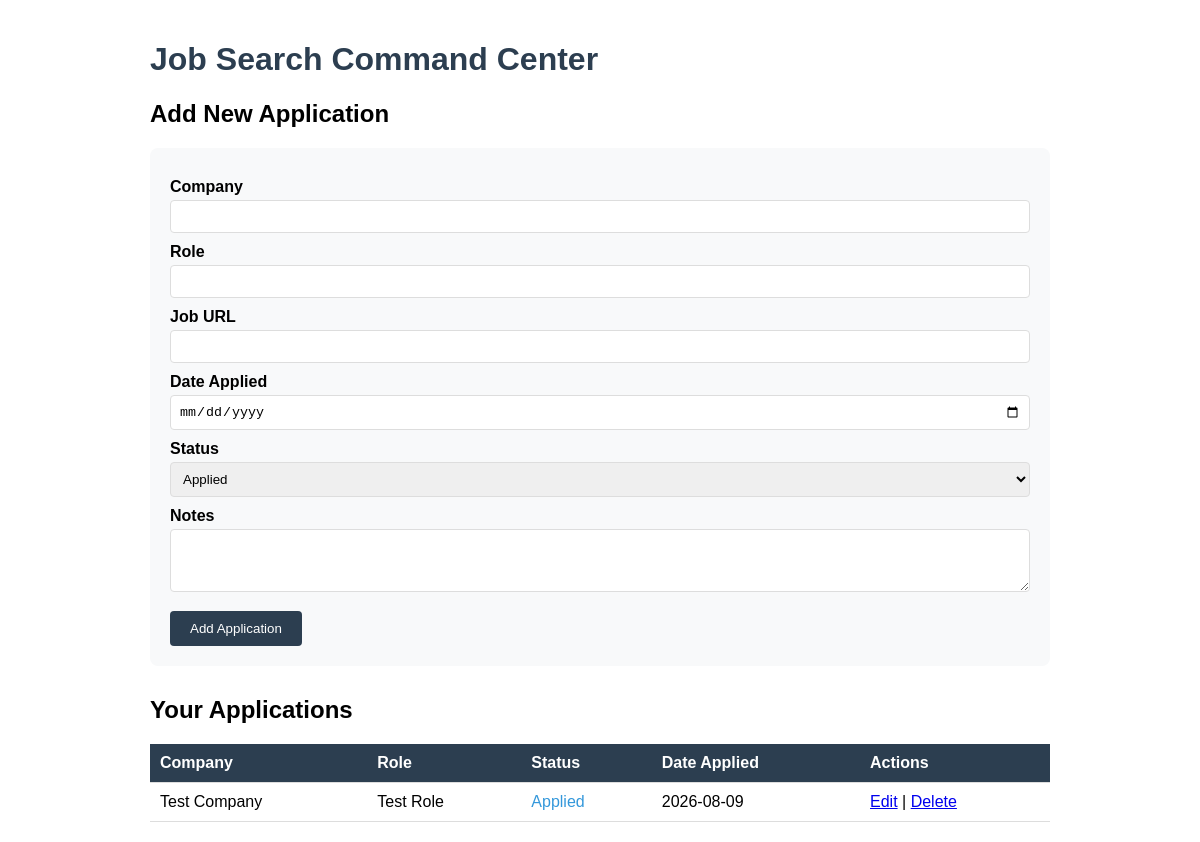
Before: / with the older database file.
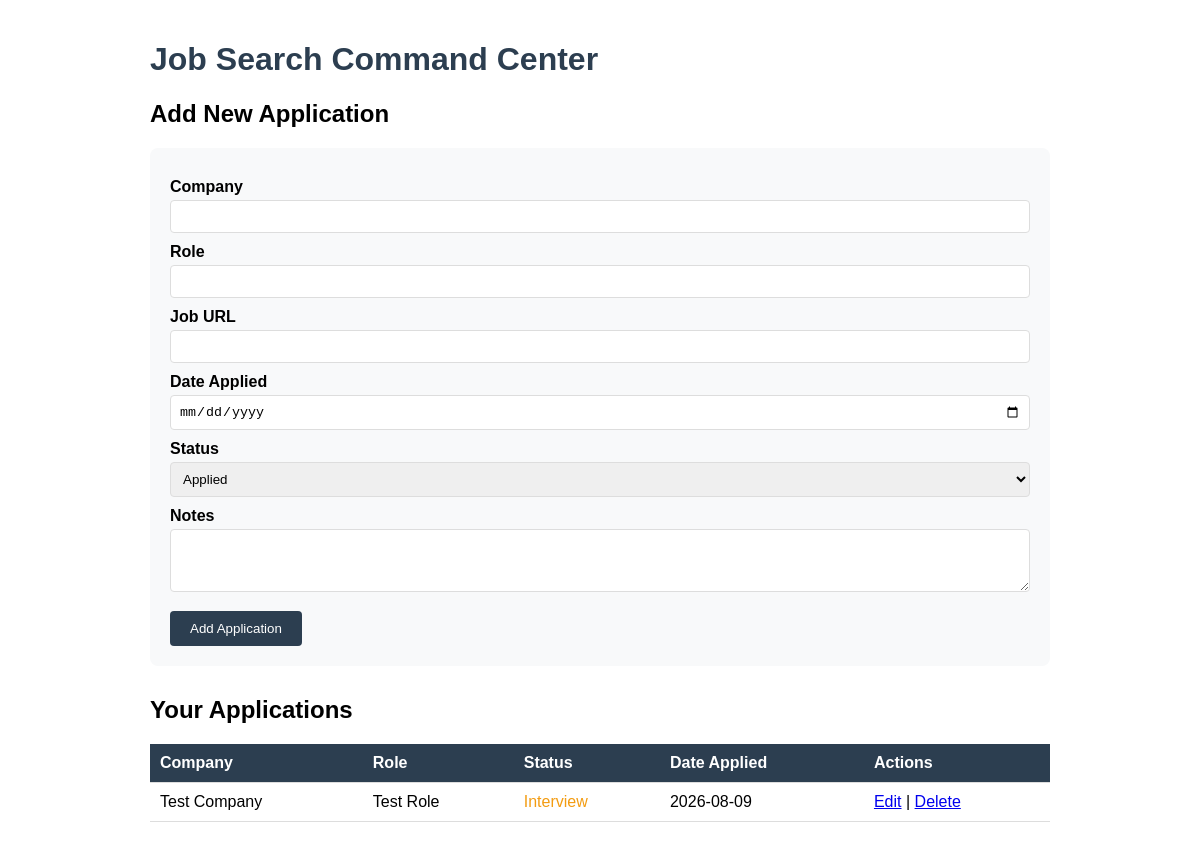
After: the same page with the newer database file.
### models.py (models this page shows)
class Application(Base):
    __tablename__ = "applications"
    id = Column(Integer, primary_key=True, index=True)
    company = Column(String, nullable=False)
    role = Column(String, nullable=False)
    url = Column(String, default="")
    status = Column(String, default="Applied")
    date_applied = Column(String, nullable=False)
    notes = Column(String, default="")
    created_at = Column(DateTime, default=lambda: datetime.now(timezone.utc))
    updated_at = Column(DateTime, default=lambda: datetime.now(timezone.utc), onupdate=lambda: datetime.now(timezone.utc))

### main.py (the view)
@app.get("/")
def home(request: Request, db: Session = Depends(get_db)):
    applications = db.query(Application).order_by(Application.created_at.desc()).all()
    return templates.TemplateResponse("home.html", {
        "request": request,
        "applications": applications
    })

### templates/home.html (shortened to what this page needs)
<!DOCTYPE html>
<html>
<head>
</head>
<body>
    <h1>Job Search Command Center</h1>
    <h2>Add New Application</h2>
    <form action="/add" method="post">
        <label>Company</label>
        <input type="text" name="company" required>
        <label>Role</label>
        <input type="text" name="role" required>
        <label>Job URL</label>
        <input type="url" name="url">
        <label>Date Applied</label>
        <input type="date" name="date_applied" required>
        <label>Status</label>
        <select name="status">
            <option value="Applied">Applied</option>
        </select>
        <label>Notes</label>
        <textarea name="notes" rows="3"></textarea>
        <button type="submit">Add Application</button>
    </form>
    <h2>Your Applications</h2>
    {% if applications %}
    <table>
        <tr>
            <th>Company</th>
            <th>Role</th>
            <th>Status</th>
            <th>Date Applied</th>
            <th>Actions</th>
        </tr>
        {% for app in applications %}
        <tr>
            <td>{{ app.company }}</td>
            <td>{{ app.role }}</td>
            <td class="status-{{ app.status|lower|replace(' ', '-') }}">{{ app.status }}</td>
            <td>{{ app.date_applied }}</td>
            <td>
                <a href="/edit/{{ app.id }}">Edit</a> | <a href="/delete/{{ app.id }}">Delete</a>
            </td>
        </tr>
        {% endfor %}
    </table>
    {% else %}
    <p class="empty">No applications yet. Add your first one above!</p>
    {% endif %}
</body>
</html>

### templates/home.html (style rules this page uses)
body { font-family: Arial, sans-serif; max-width: 900px; margin: 0 auto; padding: 20px; }
h1 { color: #2c3e50; }
form { background: #f8f9fa; padding: 20px; border-radius: 8px; margin-bottom: 30px; }
label { display: block; margin-top: 10px; font-weight: bold; }
input, select, textarea { width: 100%; padding: 8px; margin-top: 4px; border: 1px solid #ddd; border-radius: 4px; box-sizing: border-box; }
button { margin-top: 15px; padding: 10px 20px; background: #2c3e50; color: white; border: none; border-radius: 4px; cursor: pointer; }
table { width: 100%; border-collapse: collapse; margin-top: 20px; }
th, td { padding: 10px; text-align: left; border-bottom: 1px solid #ddd; }
th { background: #2c3e50; color: white; }
.status-interview { color: #f39c12; }

Changed rows visible on the page:
changed Application "Test Company": status "Applied" → "Interview"
